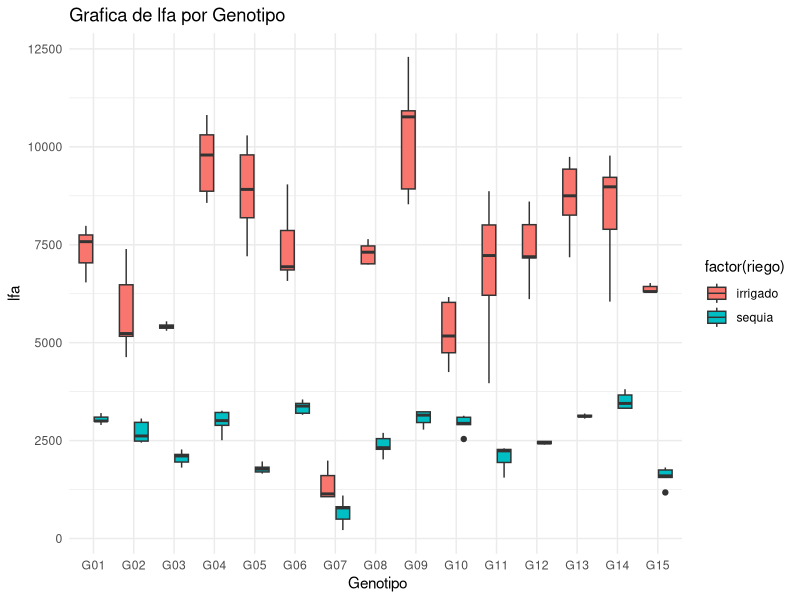

Recreate this plot in R.
## ---- chunk 1
1 + 1
## ---- chunk 2
library(readxl)
data<-read_excel("LA MOLINA 2014 POTATO WUE (FB).xlsx", sheet = 2)
head (data)
## ---- chunk 3
modelo<- lm(formula = lfa ~ block + geno + riego + riego*geno, data = data)
anova(modelo)
## ---- chunk 4
library(ggplot2)
## ---- chunk 5
ggplot(data, aes(x = factor(geno),y =lfa, fill= factor(riego))) + 
  geom_boxplot() +
  labs(title = "Grafica de lfa por Genotipo", x = " Genotipo", y = "lfa") + theme_minimal()
